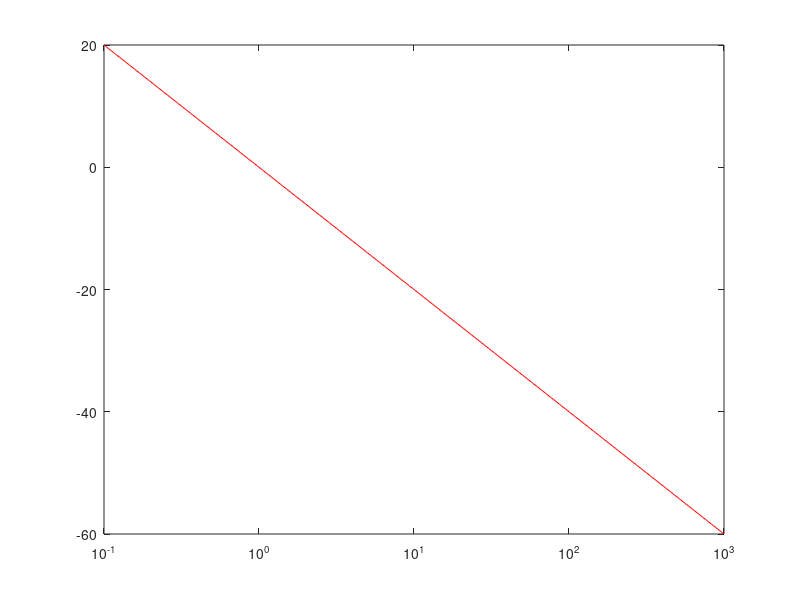

MATLAB code for this plot:
j = sqrt(-1);
w = 10.^(-1 : 0.01 : 3); % define j and w

% H=(j*w).^2./(((j*w) + 10).^2.*((j*w) + 100).^2);
% Hdb=20*log10(abs(H)); 
% plot(w,Hdb,'r'); 
% set(gca,'xscale','log')% define H & make the plot
% 
% H=(j*w).^2;
% Hdb=20*log10(abs(H)); 
% plot(w,Hdb,'r'); 
% set(gca,'xscale','log')% define H & make the plot
% 
% H=100./((j*w) + 100);
% Hdb=20*log10(abs(H)); 
% plot(w,Hdb,'r'); 
% set(gca,'xscale','log')% define H & make the plot
% 
% H=2./((j*w));
% Hdb=20*log10(abs(H)); 
% plot(w,Hdb,'r'); 
% set(gca,'xscale','log')% define H & make the plot
% 
% H=(j*w) + 100;
% Hdb=20*log10(abs(H)); 
% plot(w,Hdb,'r'); 
% set(gca,'xscale','log')% define H & make the plot
% 
% H=((j*w) + 100)./100;
% Hdb=20*log10(abs(H)); 
% plot(w,Hdb,'r'); 
% set(gca,'xscale','log')% define H & make the plot
% 
% 
% H=10./((j*w)+100);
% Hdb=20*log10(abs(H)); 
% plot(w,Hdb,'r'); 
% set(gca,'xscale','log')% define H & make the plot

figure();
% H=(j*w).*(j*w+10)./((((j*w)./10) + 1).*(((j*w)./100) + 1));
% Hdb=20*log10(abs(H)); 
% plot(w,Hdb,'r'); 
% set(gca,'xscale','log')% define H & make the plot

% H=1./(0.1*(j*w).^2+2.5*(j*w)+10);
% Hdb=20*log10(abs(H));
% plot(w,Hdb,'r'); 
% set(gca,'xscale','log')% define H & make the plot

H=1./(j*w);
Hdb=20*log10(abs(H));
plot(w,Hdb,'r'); 
set(gca,'xscale','log')% define H & make the plot